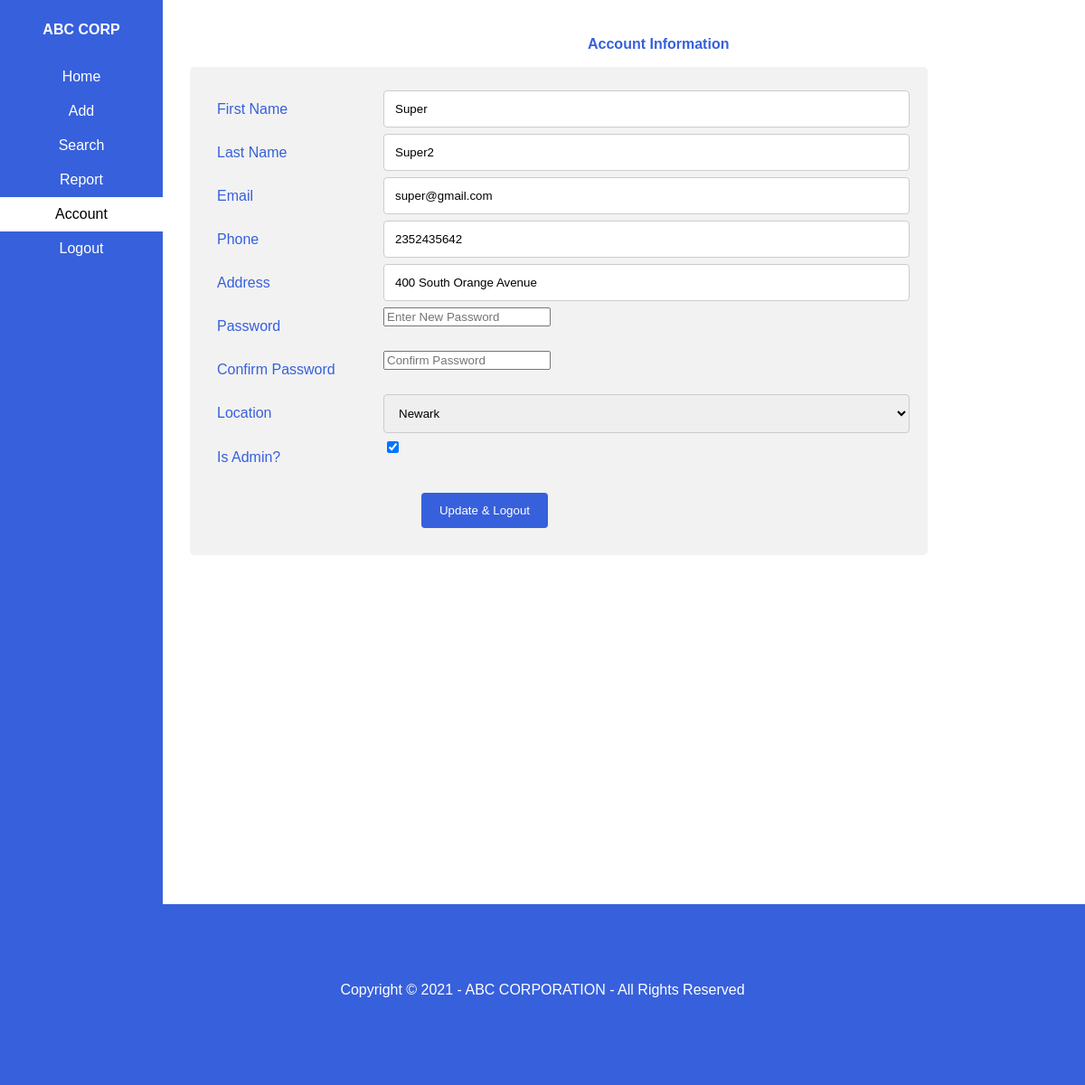
Page /account/ (signed in) on the earlier database version.
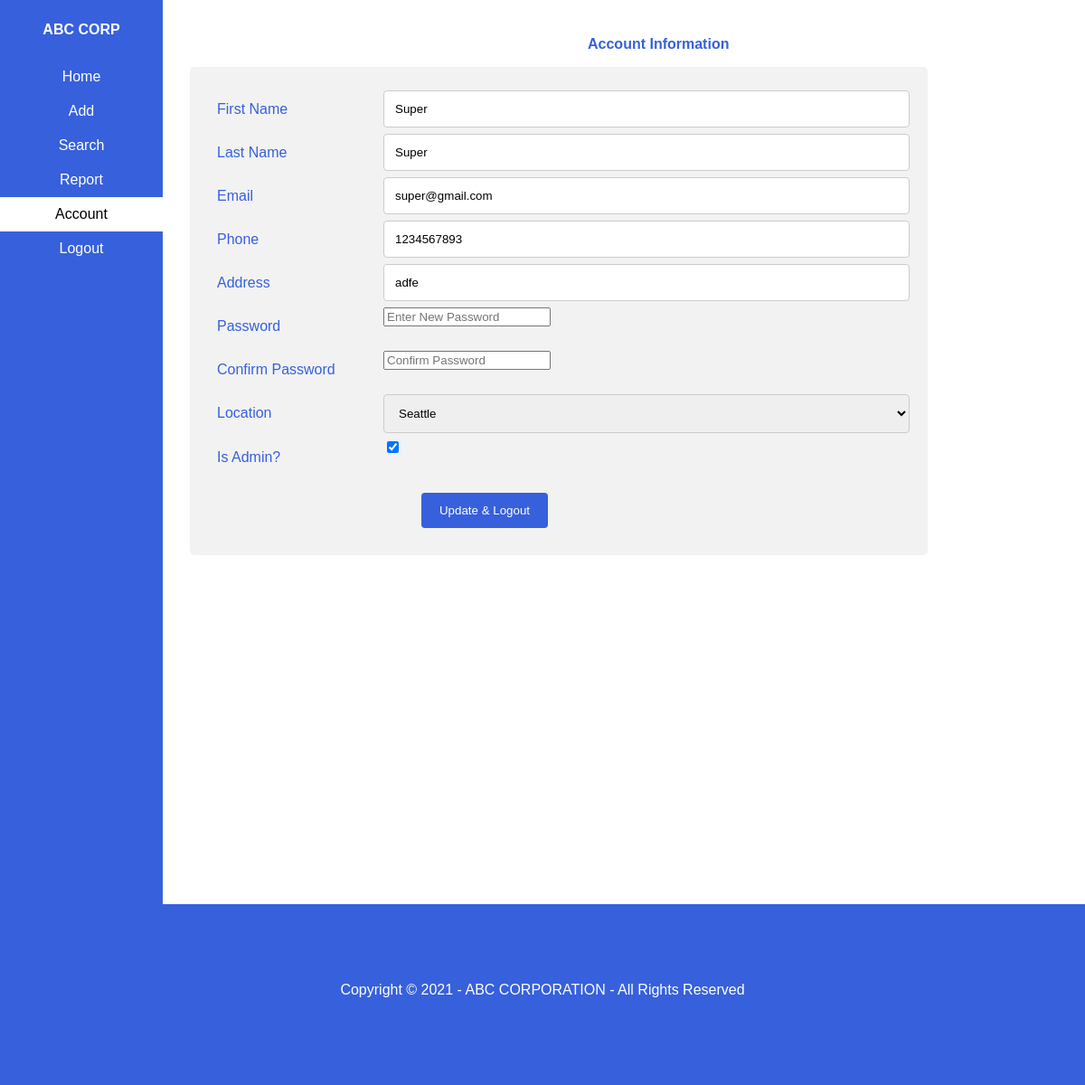
Same page on the later database version.
### ABC_INVENTORY/models.py (models this page shows, shortened)
class User(AbstractBaseUser, PermissionsMixin):
    firstName = models.CharField(max_length=150, null=True)
    lastName = models.CharField(max_length=150, null=True)
    email = models.EmailField(gettext_lazy('email address'),unique=True)
    phone = models.CharField(max_length=25, null=True)
    address = models.CharField(max_length=150, null=True)
    officeLocation = models.ForeignKey(Location, null=True, on_delete=models.CASCADE)
    is_active = models.BooleanField(default=True)
    is_staff = models.BooleanField(default=True)
    is_admin = models.BooleanField(default=False)
    objects = CustomAccountManager()
    USERNAME_FIELD = 'email'
    REQUIRED_FIELDS = ['firstName','lastName']

### ABC_INVENTORY/views.py (the view, shortened to what this page needs)
# urls.py: path('account/', views.accountPage, name="account"),
def accountPage(request):
    u = request.user
    date = datetime.date.today()
    navigationPage = 'usernav.html'
    if request.user.is_admin:
        navigationPage = 'adminnav.html'
    locations = Location.objects.all()
    context = {
        'date':date,
        'navigationPage': navigationPage,
        'locations': locations,
        'user': u,
    }
    return render(request, 'account.html', context)

### ABC_INVENTORY/templates/account.html (shortened to what the changed rows need)
{% extends navigationPage %}
{% load static %}
{% block content %}
    <!DOCTYPE html>
        <head>
            <link rel="stylesheet" type="text/css" href="{% static '/css/addUser.css' %}">
        </head>
        <body>
            <div class="body-card">
                <div class="form-container">
                    <form method="post">
                        <div class="row">
                            <div class="col-75">
                            <input type="text" required name="first_name" value= "{{ user.firstName }}">
                            </div>
                        </div>
                        <div class="row">
                            <div class="col-75">
                            <input type="text" required name="last_name"value= "{{ user.lastName }}">
                            </div>
                        </div>
                        <div class="row">
                            <div class="col-75">
                            <input type="text" required name="email" id="inputEmail" value= "{{ user.email }}" placeholder="email@gmail.com">
                            </div>
                        </div>
                        <div class="row">
                            <div class="col-75">
                            <input type="text" required name="phone"  id="inputPhone" value= "{{ user.phone }}" placeholder="000-000-0000">
                            </div>
                        </div>
                        <div class="row">
                            <div class="col-75">
                            <input type="text" required name="address" value= "{{ user.address }}">
                            </div>
                        </div>
                        <div class="row">
                            <div class="col-75">
                                <select required name="location">
                                    {% for location in locations %}
                                        {% if user.officeLocation.id == location.id%}
                                            <option value={{location.id}} selected = "selected">{{location.name}}</option>
                                        {% else %}
                                            <option value={{location.id}}>{{location.name}}</option>
                                        {% endif %}
                                    {% endfor %}
                                </select>
                            </div>
                        </div>
                         <br>
                    </form>
                </div>
              </div>
        </body>
    </html>
{% endblock %}

Differences in the rows shown:
changed User "Super": phone "2352435642" → "1234567893"; address "400 South Orange Avenue" → "adfe"
Other differences:
form field last_name: "Super2" → "Super"
form field location: "Newark" → "Seattle"
